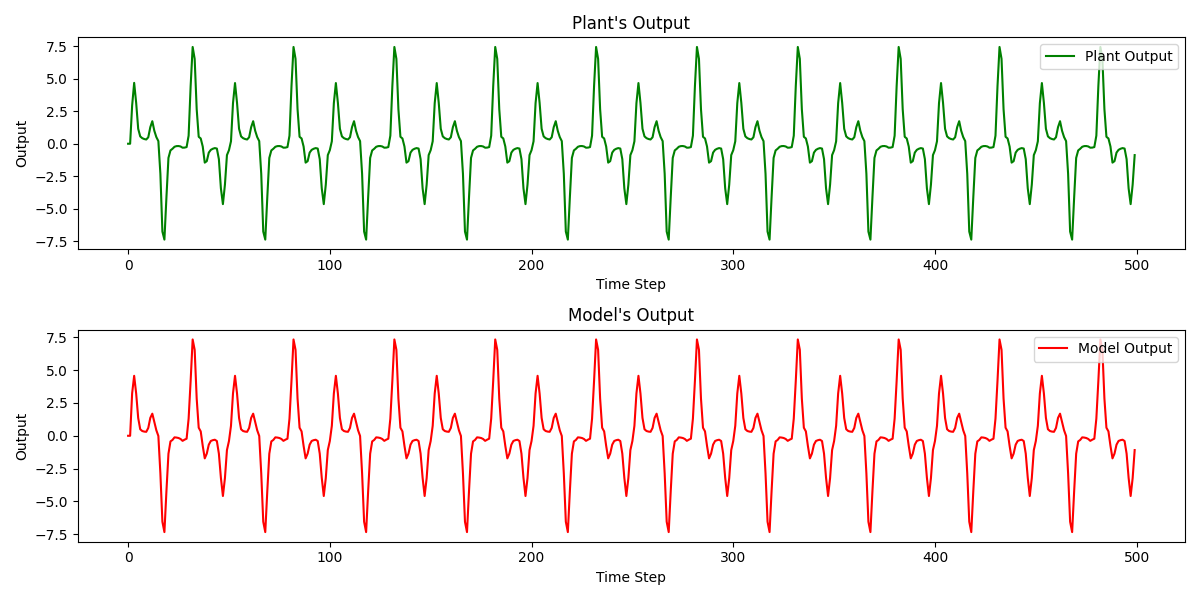

Reproduce this figure in Python.
import torch
import torch.nn as nn
import torch.optim as optim
import numpy as np
import matplotlib.pyplot as plt

# Define the neural network for f(y_p)
class FModel(nn.Module):
    def __init__(self):
        super(FModel, self).__init__()
        self.hidden = nn.Linear(1, 10)  # hidden layer
        self.output = nn.Linear(10, 1)  # output layer
        
    def forward(self, x):
        x = torch.tanh(self.hidden(x))  # sine activation for hidden layer
        x = self.output(x)
        return x

# Define the neural network for g(u)
class GModel(nn.Module):
    def __init__(self):
        super(GModel, self).__init__()
        self.hidden = nn.Linear(1, 10)
        self.output = nn.Linear(10, 1)
        
    def forward(self, x):
        x = torch.tanh(self.hidden(x))
        x = self.output(x)
        return x

# Instantiate the models
f_model = FModel()
g_model = GModel()

# Define optimizers and loss function
# Define a single optimizer for both models
optimizer = optim.SGD(list(f_model.parameters()) + list(g_model.parameters()), lr=0.01)
loss_fn = nn.MSELoss()

# Simulation parameters
num_train_steps = 100000  # Training phase
y_p = [0, 0]  # plant output values
errors = []

# Generate random input within [-2, 2] for g_model and [-10, 10] for f_model during training
u_g = [np.random.uniform(-2, 2) for _ in range(num_train_steps)]

# Training loop with combined output and error
for k in range(2, num_train_steps):
    # Current inputs
    u_k = u_g[k]
    y_k = y_p[-1]  # last plant output

    # Compute plant's actual next output using the nonlinear functions
    f_y = y_k / (1 + y_k**2)  # f(y_p(k))
    g_u = u_k**3  # g(u(k))
    y_p_k1 = f_y + g_u  # plant's next output
    y_p.append(y_p_k1)  # Append to plant output history

    # Forward pass through both models with appropriate inputs
    y_tensor = torch.tensor([[y_k]], dtype=torch.float32)  # input to f(y)
    u_tensor = torch.tensor([[u_k]], dtype=torch.float32)  # input to g(u)
    f_hat_y = f_model(y_tensor)  # Model's approximation of f(y_p(k))
    g_hat_u = g_model(u_tensor)  # Model's approximation of g(u(k))
    j_p_k1 = f_hat_y + g_hat_u  # Combined model output for y_p(k+1)

    # Calculate combined error as the difference between plant and model output
    target = torch.tensor([[y_p_k1]], dtype=torch.float32)  # plant's actual output as target
    total_loss = loss_fn(j_p_k1, target)  # Compute combined error

    # Backpropagate the combined error through both networks
    optimizer.zero_grad()
    total_loss.backward()
    optimizer.step()

    # Log the total loss
    errors.append(total_loss.item())

    if k % 10000 == 0:
        print(f"Step {k}: Total Loss = {total_loss.item()}")

# After training, switch input to sinusoidal for evaluation
num_eval_steps = 500  # Evaluation phase
u = [np.sin(2 * np.pi * k / 25) + np.sin(2 * np.pi * k / 10) for k in range(num_eval_steps)]

# Evaluation loop
y_eval = [0, 0]  # plant output in evaluation
j_eval = [0, 0]  # model output in evaluation

for k in range(2, num_eval_steps):
    u_k = u[k]
    
    # Compute plant's actual outputs for evaluation
    f_y = y_eval[-1] / (1 + y_eval[-1]**2)
    g_u = u_k**3
    y_p_k1 = f_y + g_u
    y_eval.append(y_p_k1)
    
    # Model's output for evaluation
    y_tensor = torch.tensor([[y_eval[-1]]], dtype=torch.float32)
    u_tensor = torch.tensor([[u_k]], dtype=torch.float32)
    f_hat_y = f_model(y_tensor)
    g_hat_u = g_model(u_tensor)
    j_p_k1 = f_hat_y.item() + g_hat_u.item()
    j_eval.append(j_p_k1)

# Plot plant output vs model output during evaluation
plt.figure(figsize=(12, 6))

# Plant output during evaluation
plt.subplot(2, 1, 1)
plt.plot(y_eval, label="Plant Output", color='green')
plt.title("Plant's Output")
plt.xlabel("Time Step")
plt.ylabel("Output")
plt.legend()

# Model output during evaluation
plt.subplot(2, 1, 2)
plt.plot(j_eval, label="Model Output", color='red')
plt.title("Model's Output")
plt.xlabel("Time Step")
plt.ylabel("Output")
plt.legend()

plt.tight_layout()
plt.show()
